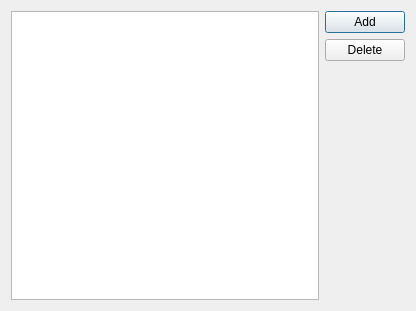
<?xml version="1.0" encoding="UTF-8"?>
<ui version="4.0">
 <class>ProtectedObjects</class>
 <widget class="QDialog" name="ProtectedObjects">
  <property name="geometry">
   <rect>
    <x>0</x>
    <y>0</y>
    <width>416</width>
    <height>311</height>
   </rect>
  </property>
  <property name="windowTitle">
   <string>Dialog</string>
  </property>
  <layout class="QGridLayout" name="gridLayout">
   <item row="0" column="1">
    <widget class="QPushButton" name="addButton">
     <property name="text">
      <string>Add</string>
     </property>
    </widget>
   </item>
   <item row="1" column="1">
    <widget class="QPushButton" name="deleteButton">
     <property name="text">
      <string>Delete</string>
     </property>
    </widget>
   </item>
   <item row="2" column="1">
    <spacer name="verticalSpacer">
     <property name="orientation">
      <enum>Qt::Vertical</enum>
     </property>
     <property name="sizeHint" stdset="0">
      <size>
       <width>72</width>
       <height>226</height>
      </size>
     </property>
    </spacer>
   </item>
   <item row="0" column="0" rowspan="4">
    <widget class="QListWidget" name="listProtected"/>
   </item>
  </layout>
 </widget>
 <resources/>
 <connections/>
</ui>
